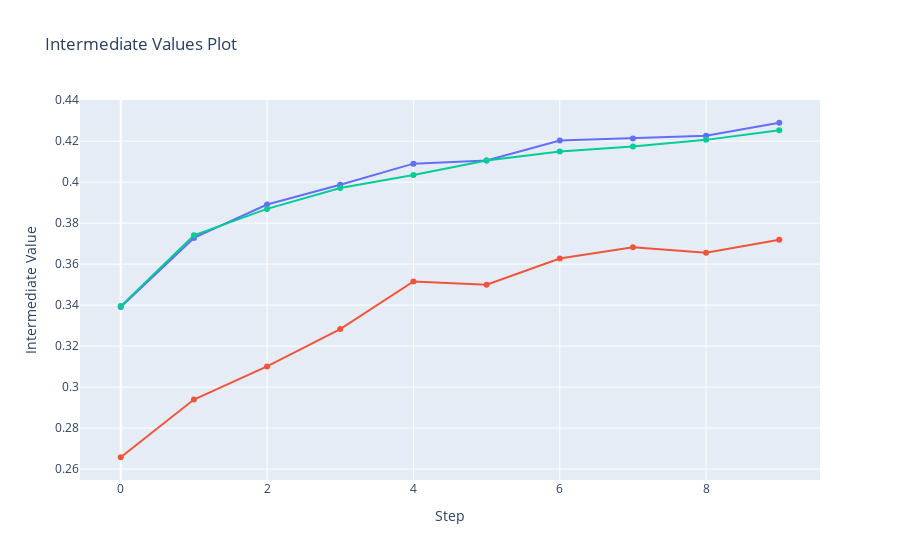

This figure's notebook cell:
### Markdown cell above
#### Visualize the learning curves (Визуализация кривых обучения в ходе испытаний)

### Code cell
plot_intermediate_values(study)

### Figure 1 — Plotly figure (JSON) as saved in the notebook; plotly's stock layout.template omitted (floating-point values rounded to 4 significant figures)
{"data": [{"marker": {"maxdisplayed": 10}, "mode": "lines+markers", "name": "Trial0", "type": "scatter", "x": [0, 1, 2, 3, 4, 5, 6, 7, 8, 9], "y": [0.3391, 0.3728, 0.389, 0.3987, 0.409, 0.4106, 0.4203, 0.4213, 0.4226, 0.429]}, {"marker": {"maxdisplayed": 10}, "mode": "lines+markers", "name": "Trial1", "type": "scatter", "x": [0, 1, 2, 3, 4, 5, 6, 7, 8, 9], "y": [0.2658, 0.2939, 0.3101, 0.3283, 0.3515, 0.35, 0.3627, 0.3682, 0.3656, 0.3719]}, {"marker": {"maxdisplayed": 10}, "mode": "lines+markers", "name": "Trial2", "type": "scatter", "x": [0, 1, 2, 3, 4, 5, 6, 7, 8, 9], "y": [0.3395, 0.374, 0.3869, 0.3971, 0.4035, 0.4106, 0.4149, 0.4174, 0.4206, 0.4253]}], "layout": {"autosize": true, "showlegend": false, "title": {"text": "Intermediate Values Plot"}, "xaxis": {"autorange": true, "range": [-0.5191, 9.519], "title": {"text": "Step"}, "type": "linear"}, "yaxis": {"autorange": true, "range": [0.2523, 0.4424], "title": {"text": "Intermediate Value"}, "type": "linear"}}}
